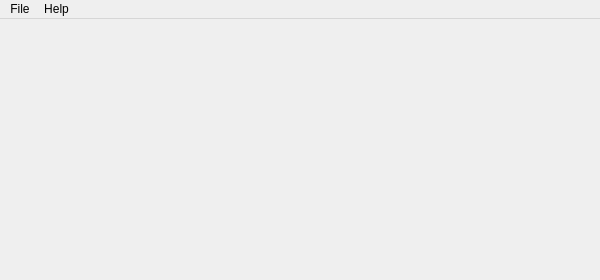
<?xml version="1.0" encoding="UTF-8"?>
<ui version="4.0">
 <class>MainWindow</class>
 <widget class="QMainWindow" name="MainWindow">
  <property name="geometry">
   <rect>
    <x>0</x>
    <y>0</y>
    <width>600</width>
    <height>280</height>
   </rect>
  </property>
  <widget class="SearchResults" name="searchResults"/>
  <widget class="QMenuBar" name="menubar">
   <property name="geometry">
    <rect>
     <x>0</x>
     <y>0</y>
     <width>600</width>
     <height>21</height>
    </rect>
   </property>
   <widget class="QMenu" name="menuFile">
    <property name="title">
     <string>File</string>
    </property>
    <addaction name="actionStart_test"/>
    <addaction name="separator"/>
    <addaction name="actionQuit"/>
   </widget>
   <widget class="QMenu" name="menuHelp">
    <property name="title">
     <string>Help</string>
    </property>
    <addaction name="actionAbout"/>
    <addaction name="separator"/>
    <addaction name="actionAbout_Qt"/>
   </widget>
   <addaction name="menuFile"/>
   <addaction name="menuHelp"/>
  </widget>
  <action name="actionQuit">
   <property name="text">
    <string>Quit</string>
   </property>
  </action>
  <action name="actionAbout">
   <property name="text">
    <string>About...</string>
   </property>
   <property name="menuRole">
    <enum>QAction::AboutRole</enum>
   </property>
  </action>
  <action name="actionAbout_Qt">
   <property name="text">
    <string>About Qt...</string>
   </property>
   <property name="menuRole">
    <enum>QAction::AboutQtRole</enum>
   </property>
  </action>
  <action name="actionStart_test">
   <property name="text">
    <string>New search...</string>
   </property>
  </action>
 </widget>
 <customwidgets>
  <customwidget>
   <class>SearchResults</class>
   <extends>QWidget</extends>
   <header>searchresults.h</header>
   <container>1</container>
  </customwidget>
 </customwidgets>
 <resources/>
 <connections>
  <connection>
   <sender>actionQuit</sender>
   <signal>triggered()</signal>
   <receiver>MainWindow</receiver>
   <slot>slotQuit()</slot>
   <hints>
    <hint type="sourcelabel">
     <x>-1</x>
     <y>-1</y>
    </hint>
    <hint type="destinationlabel">
     <x>345</x>
     <y>139</y>
    </hint>
   </hints>
  </connection>
  <connection>
   <sender>actionStart_test</sender>
   <signal>triggered()</signal>
   <receiver>MainWindow</receiver>
   <slot>slotConfigureAndStart()</slot>
   <hints>
    <hint type="sourcelabel">
     <x>-1</x>
     <y>-1</y>
    </hint>
    <hint type="destinationlabel">
     <x>345</x>
     <y>139</y>
    </hint>
   </hints>
  </connection>
  <connection>
   <sender>actionAbout</sender>
   <signal>triggered()</signal>
   <receiver>MainWindow</receiver>
   <slot>slotAbout()</slot>
   <hints>
    <hint type="sourcelabel">
     <x>-1</x>
     <y>-1</y>
    </hint>
    <hint type="destinationlabel">
     <x>345</x>
     <y>139</y>
    </hint>
   </hints>
  </connection>
  <connection>
   <sender>actionAbout_Qt</sender>
   <signal>triggered()</signal>
   <receiver>MainWindow</receiver>
   <slot>slotAboutQt()</slot>
   <hints>
    <hint type="sourcelabel">
     <x>-1</x>
     <y>-1</y>
    </hint>
    <hint type="destinationlabel">
     <x>345</x>
     <y>139</y>
    </hint>
   </hints>
  </connection>
 </connections>
 <slots>
  <slot>slotQuit()</slot>
  <slot>slotConfigureAndStart()</slot>
  <slot>slotAbout()</slot>
  <slot>slotAboutQt()</slot>
 </slots>
</ui>
